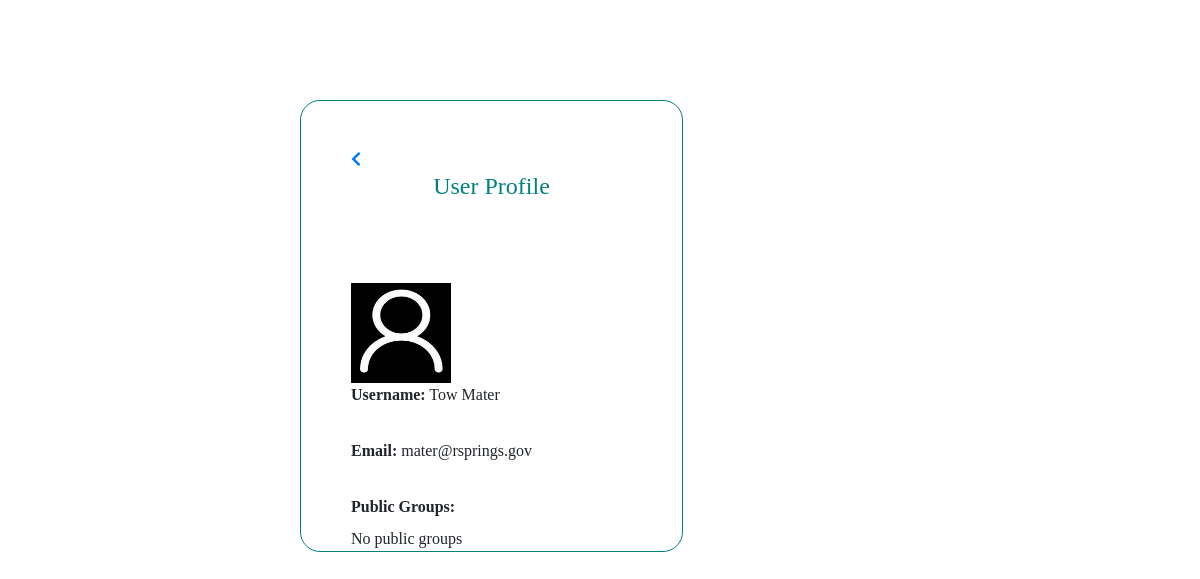
/allprofile.php?id=1 (signed in), run on an earlier commit of the app's database.
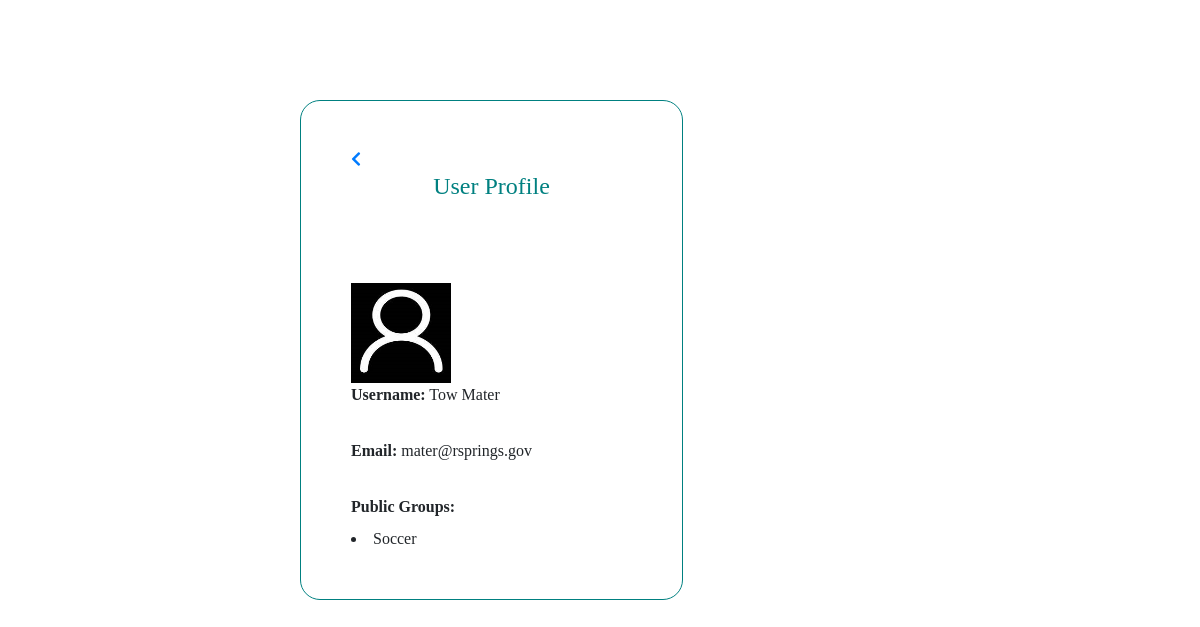
And on a later commit of the database.
### tables this page shows
CREATE TABLE `groups` (
  `group_id` int(11) NOT NULL,
  `group_name` text NOT NULL,
  `owner_id` int(11) NOT NULL,
  `privacy` text NOT NULL
);

### allprofile.php (the view, shortened to what this page needs)
<!DOCTYPE html>
<html>
<head>
<link rel ="stylesheet" a href="css\uprofile.css">
<link rel="stylesheet" href="https://use.fontawesome.com/releases/v5.0.13/css/all.css"
>
<link rel="stylesheet" href="https://stackpath.bootstrapcdn.com/bootstrap/4.1.1/css/bootstrap.min.css"
>
</head>
<body>
<?php
    require_once('./mysqli_connect.php');
    if(isset($_GET['id'])){
         $user_id = $_GET['id'];
         $user="SELECT user_name,user_image,email_id FROM `users` WHERE user_id = '$user_id' ";
       	 $r_user= mysqli_query($dbc,$user);
       	 $row_user=mysqli_fetch_array($r_user);
       	 $user_name = $row_user['user_name'];
       	 $mail=$row_user['email_id'];
       	   if($row_user['user_image']==""){
                $dp="";
                $dp=$dp."default.jpg";
              }
              else{
              	$dp =$row_user['user_image'];
              }
        $g_name = "SELECT groups.group_name FROM `groups` INNER JOIN `user_groups` where user_groups.user_id='$user_id' AND groups.group_id=user_groups.group_id AND groups.privacy='public' and groups.group_name!='Global'";
      	 $gn_result= mysqli_query($dbc,$g_name);
       $profile='';
       $profile=$profile."<div class='profilepage'>";
       $profile=$profile."<a style='margin-top:50px;margin-left:50px;' href=home.php <i class='fas fa-chevron-left' ></i></a>";
       $profile=$profile."<H4 style='text-align:center; color:teal; margin-top:0px;'>User Profile</H4><br>";
       $profile=$profile."<div id='aligns'>";
       $profile=$profile."<img width='100' height='100' src ='img/$dp'><br>";
       $profile=$profile."<label>Username:</label>";
       $profile=$profile." $user_name<br><br>";
       $profile=$profile."<label>Email:</label>";
       $profile=$profile." $mail<br><br>";
       $profile=$profile."<label>Public Groups:</label><br>";
       if($result = $gn_result->num_rows > 0)
       {
       while( $rowg= mysqli_fetch_array($gn_result)){
           $group_name=$rowg['group_name'];
           	$profile=$profile."<li>$group_name</li><br><br>";
       }
   }else{
   	$profile=$profile."No public groups";
   }
       $profile=$profile."</div>";
       $profile=$profile."<div id='imgg'style='float:right';>";
       $profile=$profile."</form>";
       $profile=$profile."</div>";
       $profile=$profile."</div>";
       echo $profile;
    }
    ?>
</body>
</html>

What changed in the data, as far as the page shows it:
added groups: group_name "Soccer"
Also different on the page:
$profile: "No public groups" → (not shown)
